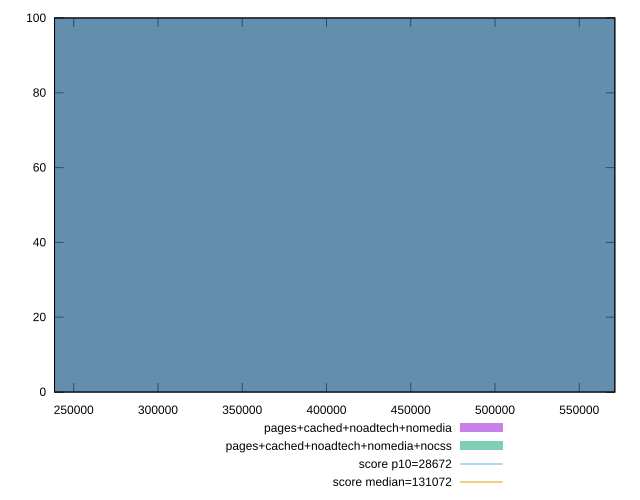

Generate this figure with gnuplot:
reset

$pagesCachedNoadtechNomedia <<EOF
387426.3050993834 100
EOF

$pagesCachedNoadtechNomediaNocss <<EOF
387426.3050993834 100
EOF

set key outside below
set boxwidth 387426.3050993834
set xrange [238613.48333333334:571116.2666666666]
set yrange [0:100]
set trange [0:100]
set style fill transparent solid 0.5 noborder

set parametric
set terminal svg size 640, 500 enhanced background rgb 'white'
set output "report_00014_2021-02-09T15:56:05.503Z/uses-long-cache-ttl/comparison/histogram/3_vs_4.svg"

plot $pagesCachedNoadtechNomedia title "pages+cached+noadtech+nomedia" with boxes, \
     $pagesCachedNoadtechNomediaNocss title "pages+cached+noadtech+nomedia+nocss" with boxes, \
     28672,t title "score p10=28672", \
     131072,t title "score median=131072"

reset
